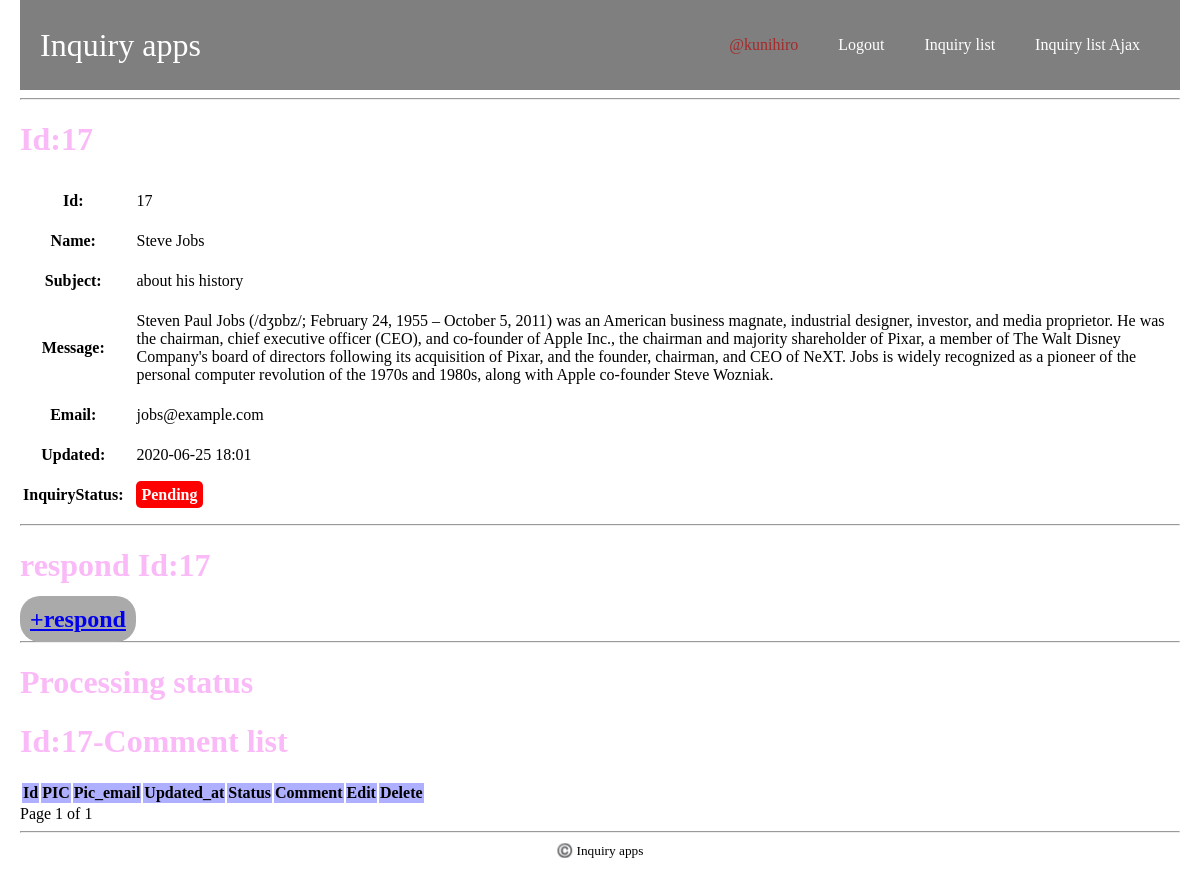
/inquiry/17/comment/list/ (signed in), run on the app's committed database.
### inquiry_apps/models.py (models this page shows, shortened)
class Inquiry(models.Model):
    class Meta:
        db_table = 'inquiry'
    name = models.CharField(verbose_name='name',
                                max_length=255)
    subject = models.CharField(verbose_name='subject',
                                max_length=255)
    message = models.CharField(verbose_name='message',
                                max_length=500)
    email = models.EmailField(verbose_name='email')
    created_at = models.DateTimeField(verbose_name='created_at',
                                        auto_now_add=True)
    updated_at = models.DateTimeField(verbose_name='updated_at',
                                        auto_now_add=True)
    inquiry_status = models.IntegerField(
        verbose_name='inquiry_status',
        choices=InquiryStatus.INQUIRY_STATUS_CHOICES,
        default=0
    )
    def inquiry_status_as_str(self):
        inquiry_status_as_str = InquiryStatus.status_as_str(self.inquiry_status)
        return inquiry_status_as_str

### inquiry_apps/views.py (the view, shortened to what this page needs)
# urls.py: path('inquiry/<int:inquiry_id>/comment/list/', views.comment_list, name='comment_list'),
@login_required(login_url='/inquiry/login/')
@require_http_methods(['GET'])
def comment_list(request, inquiry_id):
    inquiry = get_object_or_404(Inquiry, id=inquiry_id)
    comment_list = []
    qs = InquiryComment.objects.filter(inquiry_id=inquiry_id).order_by('id').reverse()
    comment_list = _paginator(request, comment_list)
    context = {
        'inquiry': inquiry,
        'comment_list': comment_list,
    }
    return render(request, 'inquiry_apps/comment_list.html', context)

### inquiry_apps/models.py (called while the page is built)
    @classmethod
    def status_as_str(cls, inquiry_status):
        if inquiry_status == cls.Pending:
            return cls.INQUIRY_STATUS_CHOICES[0][1]
        elif inquiry_status == cls.Ignore:
            return cls.INQUIRY_STATUS_CHOICES[1][1]
        elif inquiry_status == cls.Completed:
            return cls.INQUIRY_STATUS_CHOICES[2][1]
        else:
            raise RuntimeError('invalid')

### inquiry_apps/views.py (called while the page is built)
def _paginator(request, qs):
    paginator = Paginator(qs, 5)
    page = request.GET.get('page', 1)
    try:
        inquiry_lists = paginator.page(page)
    except PageNotAnInteger:
        inquiry_lists = paginator.page(1)
    except EmptyPage:
        inquiry_lists = paginator.page(paginator.num_pages)
    return inquiry_lists

### inquiry_apps/templates/inquiry_apps/comment_list.html (shortened to what this page needs)
{% extends 'inquiry_apps/base.html' %}
{% block content %}
<h1>Id:{{ inquiry.id }}</h1>
<table class="inquiry_table">
    <tr>
        <th>Id:</th>
        <td>{{ inquiry.id }}</td>
    </tr>
    <tr>
        <th>Name:</th>
        <td>{{ inquiry.name }}</td>
    </tr>
    <tr>
        <th>Subject:</th>
        <td>{{ inquiry.subject }}</td>
    </tr>
    <tr>
        <th>Message:</th>
        <td>{{ inquiry.message }}</td>
    </tr>
    <tr>
        <th>Email:</th>
        <td>{{ inquiry.email }}</td>
    </tr>
    <tr>
        <th>Updated:</th>
        <td>{{ inquiry.updated_at|date:"Y-m-j H:i" }}</td>
    </tr>
    <tr>
        <th>InquiryStatus:</th>
        <td class="inquiry_status">
        <span>
        {{ inquiry.inquiry_status_as_str}}
        </span>
        </td>
    </tr>
</table>
<hr>
<h1>respond Id:{{ inquiry.id }}</h1>
<h2 class='inquiry_add_comment_proceed'><a href="{% url 'inquiry_apps:comment_add' inquiry.id %}">+respond</a></h2>
<hr>
<h1　style='color:rgba(000,000,255,0.3)'>Processing status</h1>
<h1>Id:{{ inquiry.id }}-Comment list</h1>
<table class="comment_list_table">
    <thead>
        <tr>
            <th>Id</th>
            <th>PIC</th>
            <th>Pic_email</th>
            <th>Updated_at</th>
            <th>Status</th>
            <th>Comment</th>
            <th>Edit</th>
            <th>Delete</th>
        </tr>
    </thead>
</table>
Page {{ comment_list.number }} of {{ comment_list.paginator.num_pages }}
{% endblock %}

### inquiry_apps/templates/inquiry_apps/base.html (shortened to what this page needs)
{% load static %}
<!doctype html>
<html lang="ja">
<head>
    <link rel="stylesheet" href="{% static 'inquiry_apps/css/base.css' %}">
</head>
<body>
    <header class="header">
        <div class="header-bg">
            <div class="header-cat">
                <div class="header-logo">
                    <a href="/">Inquiry apps</a>
                </div>
                <nav class="header-navi">
                    <div class="header-navi-wrap">
                        <ul class="header-navi-list">
                            <li class="header-navi-item"><a href="{% url 'inquiry_apps:edit_profile' %}" style="color:brown;">@{{ user }}</a></li>
                            <li class="header-navi-item"><a href="{% url 'inquiry_apps:inquiry_logout' %}">Logout</a></li>
                            <li class="header-navi-item"><a href="{% url 'inquiry_apps:inquiry_list' %}">Inquiry list</a></li>
                            <li class="header-navi-item"><a href="{% url 'inquiry_apps:inquiry_list_ajax' %}">Inquiry list Ajax</a></li>
                        </ul>
                    </div>
                </nav>
            </div>
        </div>
    </header>
    <div class="content">
        <hr>
        {% block content %}
        {% endblock %}
    </div>
    <hr>
    <div class="footer">
        <small class="copy-right">©️ Inquiry apps</small>
    </div>
</body>
</html>

### inquiry_apps/static/inquiry_apps/css/base.css (style rules this page uses)
html { font-size: 16px; }
body { margin: 0 20px; }
ul, ol { list-style: none; }
h1 { color: rgba(241, 70, 233, 0.377); }
.header { width: 100%; left: 0; top: 0; z-index: 1000; background-color: rgb(000,000,000,.5); }
.header-bg { position: relative; z-index: 2; padding: 20px; flex-wrap: wrap; }
.header-logo a { font-family: cursive; display: block; text-decoration: none; font-size: 2rem; color: #fff; }
.header-cat { display: flex; flex-wrap: wrap; justify-content: space-between; align-items: center; }
.header-navi-list { display: flex; }
.header-navi a { text-decoration: none; padding-left: 20px; padding-right: 20px; font-size: 1rem; color: #fff; }
.inquiry_add_comment_proceed { display:inline; background: #aaaaaa; color: #ffffff; padding: 10px; border-radius: 20px; }
table tr td { padding: 10px; }
.inquiry_list_table thead, .comment_list_table thead { background: rgba(55, 55, 255, .4); }
table tr .inquiry_status span { color: white; padding: 5px; border-radius: 5px; background: #fd0000; font-weight: bold; }
.footer { text-align: center; }

### data on the page
Inquiry: id "17", name "Steve Jobs", subject "about his history", message "Steven Paul Jobs (/dʒɒbz/; February 24, 1955 – October 5, 2011) was an American business magnate, industrial designer, investor, and media proprietor. He was the chairman, chief executive officer (CEO), and co-founder of Apple Inc., the chairman and majority shareholder of Pixar, a member of The Walt Disney Company's board of directors following its acquisition of Pixar, and the founder, chairman, and CEO of NeXT. Jobs is widely recognized as a pioneer of the personal computer revolution of the 1970s and 1980s, along with Apple co-founder Steve Wozniak.", email "jobs@example.com", updated_at "2020-06-25 18:01", inquiry_status_as_str "Pending"

### other printed values
{{ user }} "kunihiro"
{{ comment_list.number }} "1"
{{ comment_list.paginator.num_pages }} "1"
